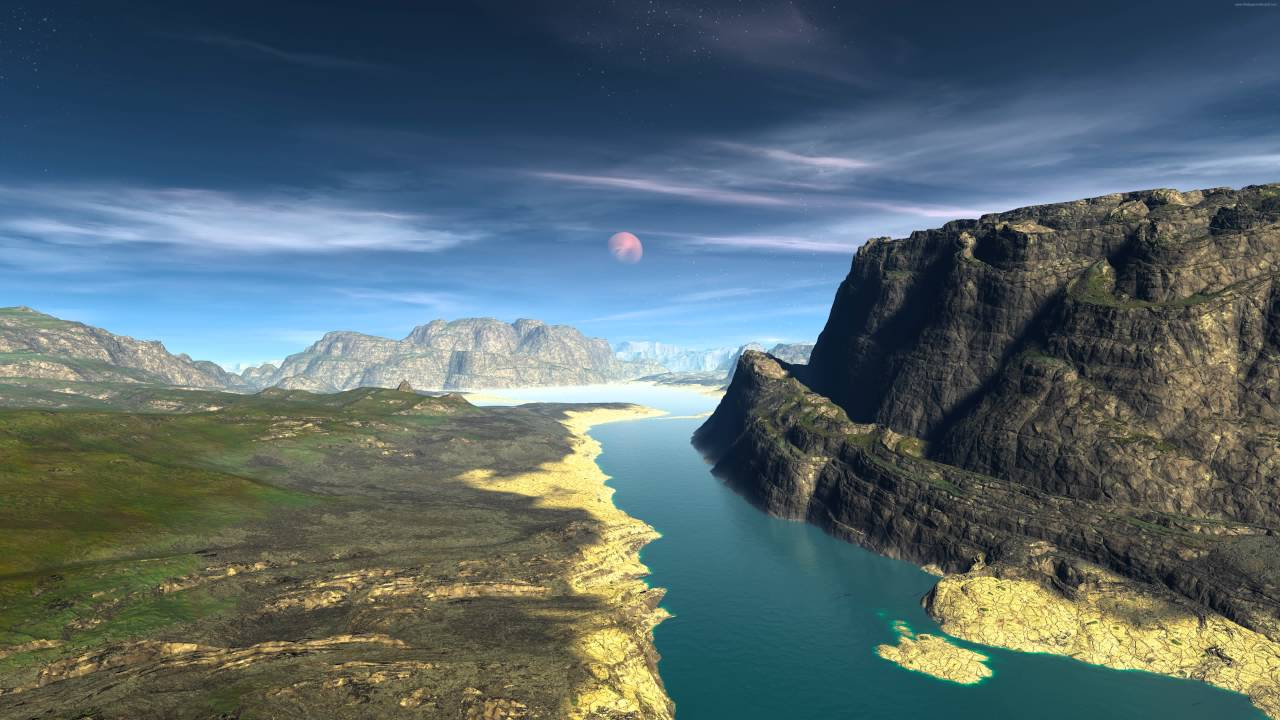
#> input picture assignment_3/img.jpg, 1280 x 720 px, found by its file name
$ jupyter execute images.ipynb
#> lines starting #> are read from the running program, lines starting #| are printed output that depends on the picture; after the words box and inside, x2 and y2 are one past the last pixel; in counts of white or black regions, pixels touching at a corner belong together
[cell 1]
import urllib.request

[cell 2]
urllib.request.urlretrieve('https://external-content.duckduckgo.com/iu/?u=https%3A%2F%2Fi.ytimg.com%2Fvi%2FI9JvDaciaFk%2Fmaxresdefault.jpg&f=1&nofb=1', 'img.jpg')
#> (this line was passed over: the network is not available in this run)

[cell 3]
import cv2
import numpy as np

[cell 4]
img = cv2.imread('/home/lev/Workspace/2019-2020/python_basic_programming/assignment_3/img.jpg')
#> img is the input picture: shape (720, 1280, 3); mean B, G, R 108.4, 103.6, 86.5
img_h, img_w, img_z = img.shape
#> img_h = 720; img_w = 1280; img_z = 3
print(img.shape)
#| (720, 1280, 3)

[cell 5]
img_d2 = cv2.resize(img, None, fx=0.5, fy=0.5, interpolation=cv2.INTER_AREA)
img_d2_h, img_d2_w, img_d2_z = img_d2.shape
#> img_d2_h = 360; img_d2_w = 640; img_d2_z = 3
img_d4 = cv2.resize(img, None, fx=0.25, fy=0.25, interpolation=cv2.INTER_AREA)
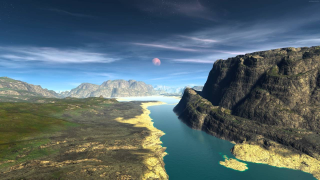
#> img_d4: shape (180, 320, 3); mean B, G, R 108.4, 103.6, 86.5
img_d4_h, img_d4_w, img_d4_z = img_d4.shape
#> img_d4_h = 180; img_d4_w = 320; img_d4_z = 3

[cell 6]
edges = cv2.Canny(img_d2, 100, 200)
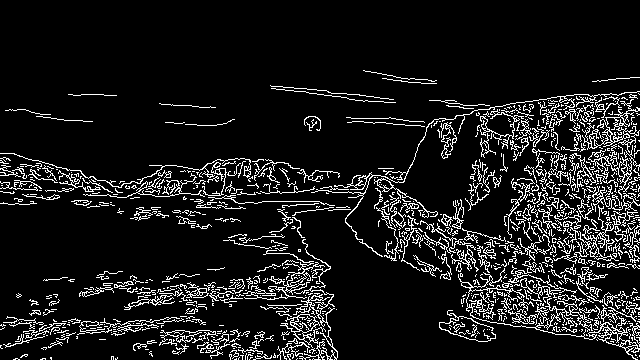
#> edges: shape (360, 640); 10.4% white in thin lines or dots, all inside (x1, y1, x2, y2) = (0, 70, 640, 360)
edges_1_ch = edges.reshape((img_d2_h, img_d2_w, 1))
edges_ch = np.zeros((img_d2_h, img_d2_w, img_z), np.uint8)
for ch in range(0, img_z):
    edges_ch[0:img_d2_h, 0:img_d2_w, ch:ch+1] = edges_1_ch

averaging = cv2.blur(img_d4, (5, 5))
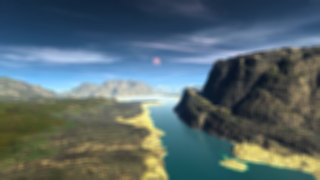
#> averaging: shape (180, 320, 3); mean B, G, R 108.4, 103.6, 86.5

gaussian = cv2.GaussianBlur(img_d4, (5,5), 0)

kernel = np.array([[0, -1, 0], [-1, 5, -1], [0, -1, 0]])
kernelled = cv2.filter2D(img_d4, -1, kernel)
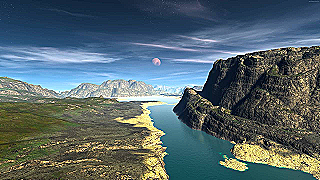
#> kernelled: shape (180, 320, 3); mean B, G, R 108.5, 103.2, 86.1

random = (np.random.rand(img_d4_h, img_d4_w, 3) * 255).astype(np.uint8)

[cell 7]
result = np.zeros((img_h, img_w + img_d2_w, img_z), np.uint8)
result[0:img_h, 0:img_w] = img
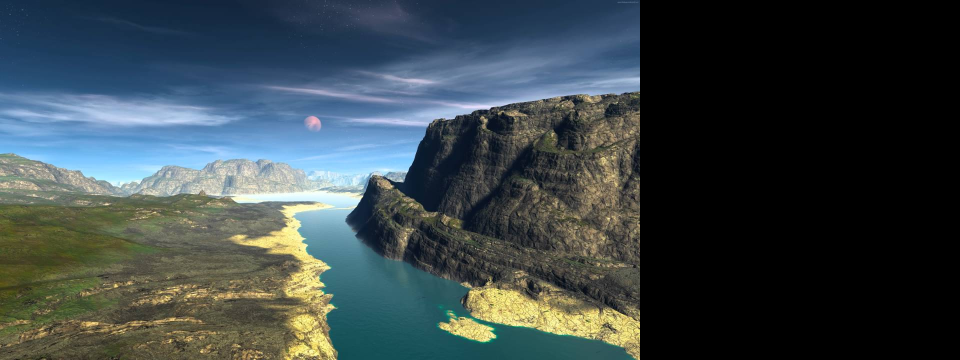
#> result: shape (720, 1920, 3) (shown at 1/2 size); mean B, G, R 72.3, 69.1, 57.7
result[0:img_d2_h, img_w : img_w + img_d2_w] = edges_ch
result[img_d2_h : img_d2_h + img_d4_h, img_w : img_w + img_d4_w] = averaging
result[img_d2_h : img_d2_h + img_d4_h, img_w + img_d4_w : img_w + img_d2_w] = gaussian
result[img_d2_h + img_d4_h : img_h, img_w : img_w + img_d4_w] = kernelled
result[img_d2_h + img_d4_h : img_h, img_w + img_d4_w : img_w + img_d2_w] = random
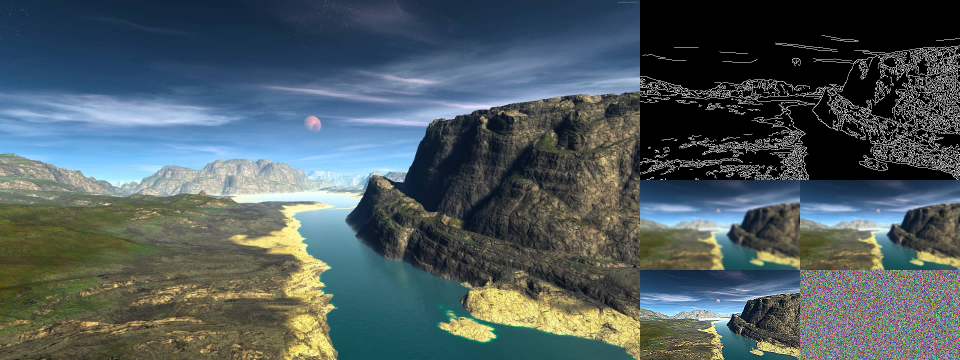
#> result: shape (720, 1920, 3) (shown at 1/2 size); mean B, G, R 95.6, 91.7, 78.2

[cell 8]
cv2.imwrite('result.jpg', result)
#> Out = True

$ run again, with assignment_3/image.jpg copied over assignment_3/img.jpg
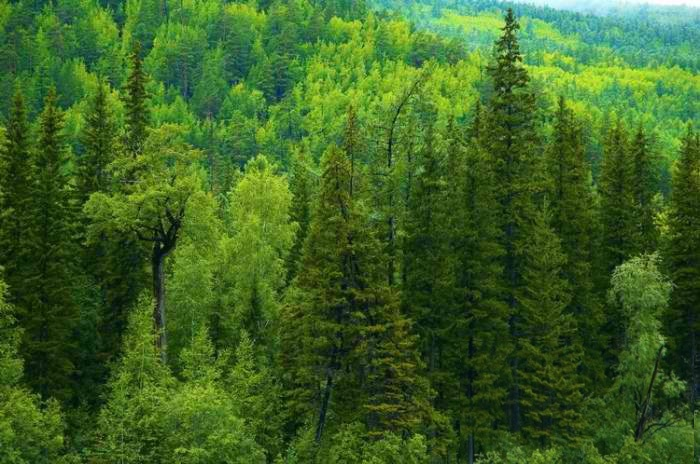
#> input picture assignment_3/image.jpg, 700 x 464 px, found by its file name
#> img is the input picture: shape (464, 700, 3); mean B, G, R 36.5, 98.6, 61.6
#| (464, 700, 3)
#> `edges = cv2.Canny(img_d2, 100, 200)`:
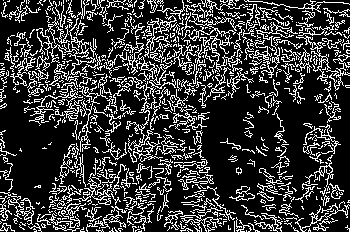
#> edges: shape (232, 350); 22.2% white in thin lines or dots
#> `result[img_d2_h + img_d4_h : img_h, img_w + img_d4_w : img_w + img_d2_..`:
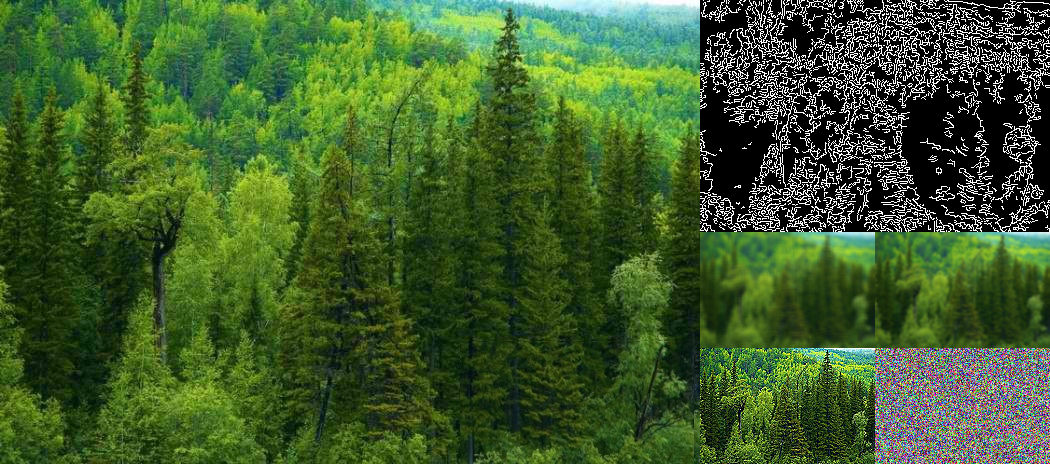
#> result: shape (464, 1050, 3); mean B, G, R 43.8, 92.7, 63.6
#> Out = True
